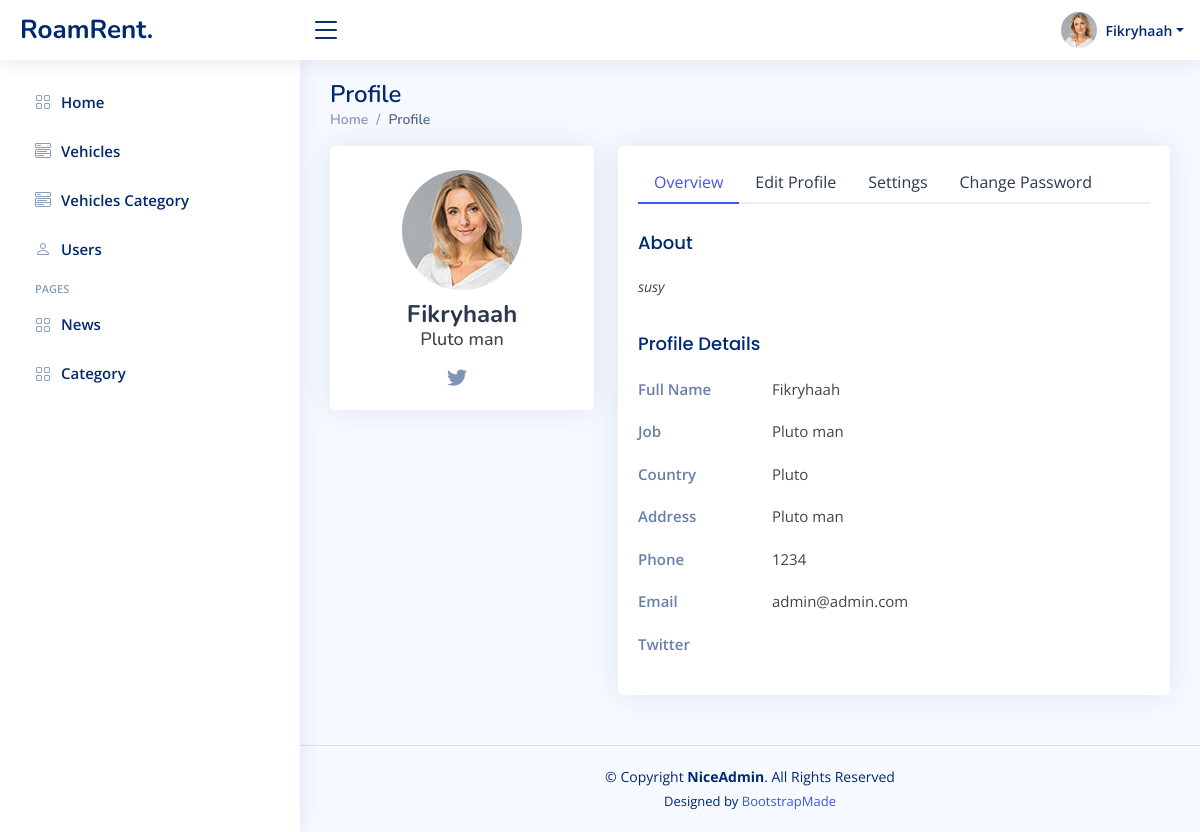
/users-profile.php (signed in), run on the app's committed database.
### tables this page shows
CREATE TABLE `user` (
  `id` bigint(20) NOT NULL,
  `email` varchar(150) NOT NULL,
  `password` varchar(255) NOT NULL,
  `role` varchar(255) NOT NULL,
  `name` varchar(255) NOT NULL,
  `job` varchar(255) DEFAULT NULL,
  `about` text DEFAULT NULL,
  `country` varchar(255) DEFAULT NULL,
  `address` text DEFAULT NULL,
  `profile_picture` text DEFAULT NULL,
  `phone` varchar(15) NOT NULL,
  `twitter` varchar(255) NOT NULL
);

### logics/auth-check.php (called while the page is built, shortened)
<?php
$auth_id = $_SESSION['user_id'];
$auth_role = $_SESSION['role'];

### users-profile.php (the view, shortened to what this page needs)
<!DOCTYPE html>
<html lang="en">
<head>
  <?php include 'logics/connect.php';
  include('layout-head-import-nice.php');
  include 'logics/auth-check.php';
  $sql = "SELECT * FROM user WHERE id = " . $auth_id;
  $result = $conn->query($sql);
  $value = $result->fetch_object();
  ?>
</head>
<body>
<?php include 'layout-header-nice.php'; ?>
  <aside id="sidebar" class="sidebar">
    <ul class="sidebar-nav" id="sidebar-nav">
      <li class="nav-item">
        <a class="nav-link collapsed" href="home.php">
          <i class="bi bi-grid"></i>
          <span>Home</span>
        </a>
      </li>
      <li class="nav-item">
        <a class="nav-link collapsed" href="vehicle.php">
          <i class="bi bi-menu-button-wide"></i>
          <span>Vehicles</span>
        </a>
      </li>
      <?php
      if (strcmp($auth_role, "admin") == 0) {
      ?>
        <li class="nav-item">
          <a class="nav-link collapsed" href="vehicle-category.php">
            <i class="bi bi-menu-button-wide"></i>
            <span>Vehicles Category</span>
          </a>
        </li>
      <?php
      }
      ?>
      <li class="nav-item">
        <a class="nav-link collapsed" href="users.php">
          <i class="bi bi-person"></i>
          <span>Users</span>
        </a>
      </li>
      <li class="nav-heading">Pages</li>
      <li class="nav-item">
        <a class="nav-link collapsed" href="blog.php">
          <i class="bi bi-grid"></i>
          <span>News</span>
        </a>
      </li>
      <li class="nav-item">
        <a class="nav-link collapsed" href="blog-category.php">
          <i class="bi bi-grid"></i>
          <span>Category</span>
        </a>
      </li>
    </ul>
  </aside>
  <main id="main" class="main">
    <div class="pagetitle">
      <h1>Profile</h1>
      <nav>
        <ol class="breadcrumb">
          <li class="breadcrumb-item"><a href="home.php">Home</a></li>
          <li class="breadcrumb-item active">Profile</li>
        </ol>
      </nav>
    </div>
    <section class="section profile">
      <div class="row">
        <div class="col-xl-4">
          <div class="card">
            <div class="card-body profile-card pt-4 d-flex flex-column align-items-center">
              <img src="logics/photo/<?=$value->profile_picture?>" alt="Profile" class="rounded-circle">
              <h2><?= $value->name ?></h2>
              <h3><?= $value->job ?></h3>
              <div class="social-links mt-2">
                <a href="https://twitter.com/<?= $value->twitter ?>" class="twitter"><i class="bi bi-twitter"></i></a>
              </div>
            </div>
          </div>
        </div>
        <div class="col-xl-8">
          <div class="card">
            <div class="card-body pt-3">
              <ul class="nav nav-tabs nav-tabs-bordered">
                <li class="nav-item">
                  <button class="nav-link active" data-bs-toggle="tab" data-bs-target="#profile-overview">Overview</button>
                </li>
                <li class="nav-item">
                  <button class="nav-link" data-bs-toggle="tab" data-bs-target="#profile-edit">Edit Profile</button>
                </li>
                <li class="nav-item">
                  <button class="nav-link" data-bs-toggle="tab" data-bs-target="#profile-settings">Settings</button>
                </li>
                <li class="nav-item">
                  <button class="nav-link" data-bs-toggle="tab" data-bs-target="#profile-change-password">Change Password</button>
                </li>
              </ul>
              <div class="tab-content pt-2">
                <div class="tab-pane fade show active profile-overview" id="profile-overview">
                  <h5 class="card-title">About</h5>
                  <p class="small fst-italic"><?= empty($value->about) ? "Empty" : $value->about ?></p>
                  <h5 class="card-title">Profile Details</h5>
                  <div class="row">
                    <div class="col-lg-3 col-md-4 label ">Full Name</div>
                    <div class="col-lg-9 col-md-8"><?= $value->name ?></div>
                  </div>
                  <div class="row">
                    <div class="col-lg-3 col-md-4 label">Job</div>
                    <div class="col-lg-9 col-md-8"><?= empty($value->job) ? "Doesn't have a job" : $value->job ?></div>
                  </div>
                  <div class="row">
                    <div class="col-lg-3 col-md-4 label">Country</div>
                    <div class="col-lg-9 col-md-8"><?= empty($value->country) ? "Exiled" : $value->country ?></div>
                  </div>
                  <div class="row">
                    <div class="col-lg-3 col-md-4 label">Address</div>
                    <div class="col-lg-9 col-md-8"><?= empty($value->address) ? "Doesn't have an address" : $value->job ?></div>
                  </div>
                  <div class="row">
                    <div class="col-lg-3 col-md-4 label">Phone</div>
                    <div class="col-lg-9 col-md-8"><?= $value->phone ?></div>
                  </div>
                  <div class="row">
                    <div class="col-lg-3 col-md-4 label">Email</div>
                    <div class="col-lg-9 col-md-8"><?= $value->email ?></div>
                  </div>
                  <div class="row">
                      <div class="col-lg-3 col-md-4 label">Twitter</div>
                      <div class="col-lg-9 col-md-8"><?= $value->twitter ?></div>
                  </div>
                </div>
              </div>
            </div>
          </div>
        </div>
      </div>
    </section>
  </main>
  <?php include('layout-footer.php'); ?>
</body>
</html>

### assets/css/nice-style.css (style rules this page uses)
:root { scroll-behavior: smooth; }
body { font-family: "Open Sans", sans-serif; background: #f6f9ff; color: #444444; }
a { color: #4154f1; text-decoration: none; }
h1, h2, h3, h4, h5, h6 { font-family: "Nunito", sans-serif; }
#main { margin-top: 60px; padding: 20px 30px; transition: all 0.3s; }
.pagetitle { margin-bottom: 10px; }
.pagetitle h1 { font-size: 24px; margin-bottom: 0; font-weight: 600; color: #012970; }
.card { margin-bottom: 30px; border: none; border-radius: 5px; box-shadow: 0px 0 30px rgba(1, 41, 112, 0.1); }
.card-title { padding: 20px 0 15px 0; font-size: 18px; font-weight: 500; color: #012970; font-family: "Poppins", sans-serif; }
.card-body { padding: 0 20px 20px 20px; }
.breadcrumb { font-size: 14px; font-family: "Nunito", sans-serif; color: #899bbd; font-weight: 600; }
.breadcrumb a { color: #899bbd; transition: 0.3s; }
.breadcrumb .breadcrumb-item::before { color: #899bbd; }
.breadcrumb .active { color: #51678f; font-weight: 600; }
.nav-tabs-bordered { border-bottom: 2px solid #ebeef4; }
.nav-tabs-bordered .nav-link { margin-bottom: -2px; border: none; color: #2c384e; }
.nav-tabs-bordered .nav-link.active { background-color: #fff; color: #4154f1; border-bottom: 2px solid #4154f1; }
.sidebar { position: fixed; top: 60px; left: 0; bottom: 0; width: 300px; z-index: 996; transition: all 0.3s; padding: 20px; overflow-y: auto; scrollbar-width: thin; scrollbar-color: #aab7cf transparent; box-shadow: 0px 0px 20px rgba(1, 41, 112, 0.1); background-color: #fff; }
@media (min-width: 1200px) { #main, #footer { margin-left: 300px; } }
.sidebar-nav { padding: 0; margin: 0; list-style: none; }
.sidebar-nav li { padding: 0; margin: 0; list-style: none; }
.sidebar-nav .nav-item { margin-bottom: 5px; }
.sidebar-nav .nav-heading { font-size: 11px; text-transform: uppercase; color: #899bbd; font-weight: 600; margin: 10px 0 5px 15px; }
.sidebar-nav .nav-link { display: flex; align-items: center; font-size: 15px; font-weight: 600; color: #4154f1; transition: 0.3; background: #f6f9ff; padding: 10px 15px; border-radius: 4px; }
.sidebar-nav .nav-link i { font-size: 16px; margin-right: 10px; color: #4154f1; }
.sidebar-nav .nav-link.collapsed { color: #012970; background: #fff; }
.sidebar-nav .nav-link.collapsed i { color: #899bbd; }
.profile .profile-card img { max-width: 120px; }
.profile .profile-card h2 { font-size: 24px; font-weight: 700; color: #2c384e; margin: 10px 0 0 0; }
.profile .profile-card h3 { font-size: 18px; }
.profile .profile-card .social-links a { font-size: 20px; display: inline-block; color: rgba(1, 41, 112, 0.5); line-height: 0; margin-right: 10px; transition: 0.3s; }
.profile .profile-overview .row { margin-bottom: 20px; font-size: 15px; }
.profile .profile-overview .card-title { color: #012970; }
.profile .profile-overview .label { font-weight: 600; color: rgba(1, 41, 112, 0.6); }

### data on the page
user: profile_picture (picture), name "Fikryhaah", job "Pluto man", about "susy", country "Pluto", phone "1234", email "admin@admin.com"

### other printed values
$auth_name "Fikryhaah"
